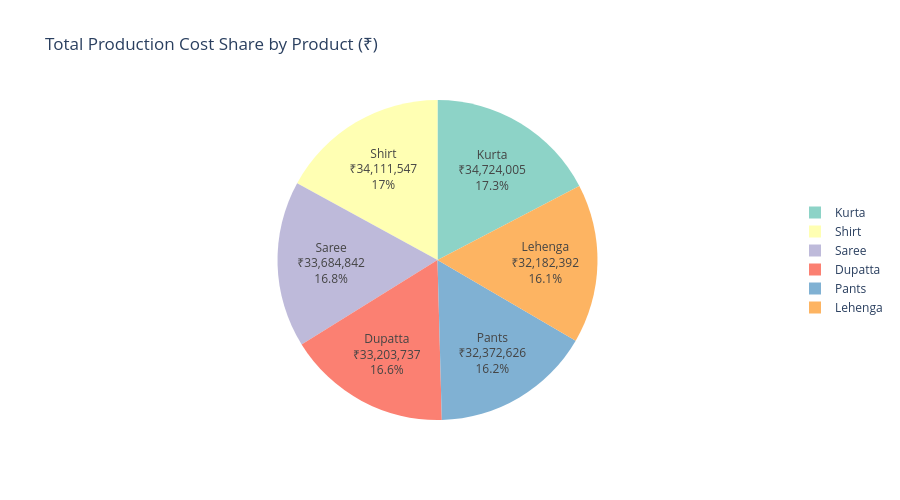

Notebook code cell kept with this figure:
### Markdown cell above
## 4. Product vs Production Cost

### Code cell
# Pie chart: Production Cost Distribution by Product
cost_pie = df.groupby('Product Name')['Production Cost'].sum().reset_index()

fig4 = px.pie(cost_pie, values='Production Cost', names='Product Name',
              title='Total Production Cost Share by Product (₹)',
              color_discrete_sequence=px.colors.qualitative.Set3)
fig4.update_traces(texttemplate='%{label}<br>₹%{value:,.0f}<br>%{percent}',
                   textposition='inside', textfont_size=12)
fig4.update_layout(height=500, font_size=12, legend=dict(x=1, y=0.5))
fig4.show()

### Figure 1 — Plotly figure (JSON) as saved in the notebook; plotly's stock layout.template omitted (floating-point values rounded to 4 significant figures)
{"data": [{"domain": {"x": [0, 1], "y": [0, 1]}, "hovertemplate": "Product Name=%{label}<br>Production Cost=%{value}<extra></extra>", "labels": ["Dupatta", "Kurta", "Lehenga", "Pants", "Saree", "Shirt"], "legendgroup": "", "name": "", "showlegend": true, "textfont": {"size": 12}, "textposition": "inside", "texttemplate": "%{label}<br>₹%{value:,.0f}<br>%{percent}", "type": "pie", "values": [33203737, 34724005, 32182392, 32372626, 33684842, 34111547]}], "layout": {"font": {"size": 12}, "height": 500, "legend": {"tracegroupgap": 0, "x": 1, "y": 0.5}, "piecolorway": ["rgb(141,211,199)", "rgb(255,255,179)", "rgb(190,186,218)", "rgb(251,128,114)", "rgb(128,177,211)", "rgb(253,180,98)", "rgb(179,222,105)", "rgb(252,205,229)", "rgb(217,217,217)", "rgb(188,128,189)", "rgb(204,235,197)", "rgb(255,237,111)"], "title": {"text": "Total Production Cost Share by Product (₹)"}}}
